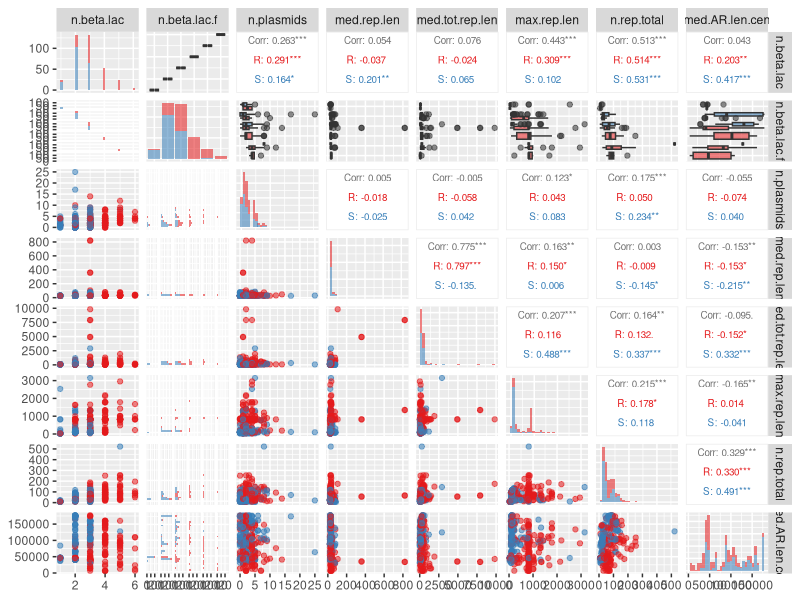
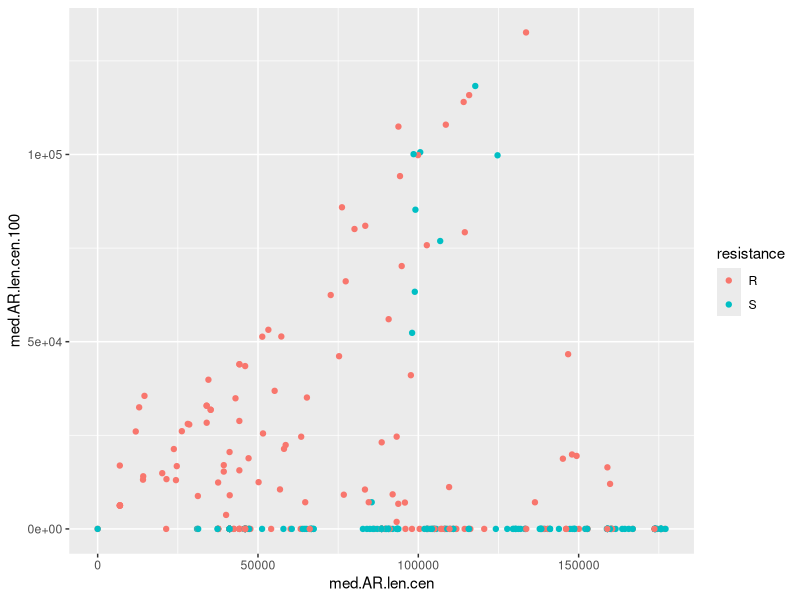
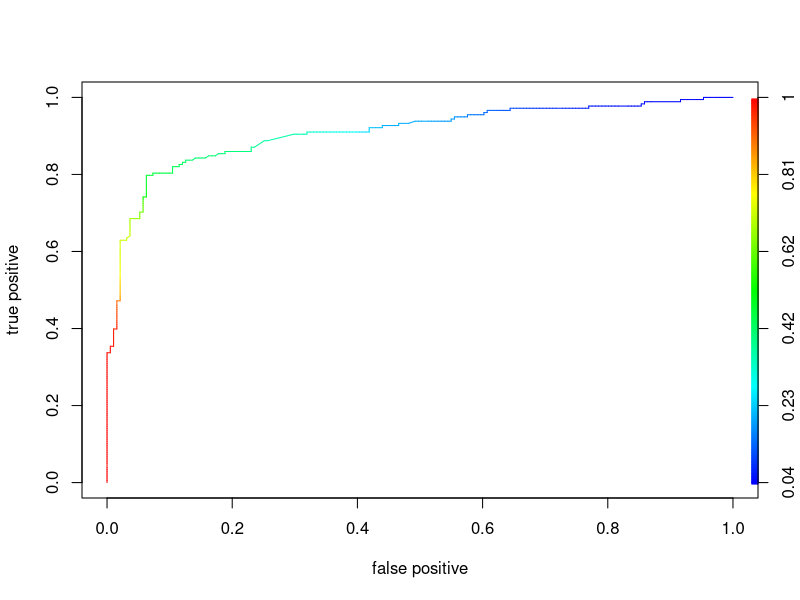

Reproduce these figures in R, in order. (Note: this script raises an error after producing the figures.)
## ---- chunk 1
knitr::opts_chunk$set(fig.width = 10, fig.height = 5, message = F, warning = F)
library(dplyr)
#library(caret)
library(car)
library(ggplot2)
library(GGally)
## ---- chunk 2
feat_amp <- as_tibble(read.csv("tables/features_amp.csv"))
feat_amp <- rename(feat_amp, n.plasmids="n_plasmids") %>% relocate(n.plasmids, .before="n.rep.total")

# create dummy from original taret
feat_amp$resistance_dummy <- ifelse(feat_amp$resistance=="R", 1, 0)
feat_amp <- relocate(feat_amp, resistance_dummy, .before="n.beta.lac")
# BL counts as an ordered factor
feat_amp$n.beta.lac.f <- factor(feat_amp$n.beta.lac, ordered = T, levels = c(1,2,3,4,5,6))
feat_amp <- relocate(feat_amp, n.beta.lac.f, .before="n.plasmids")
# resistance as factor
feat_amp$resistance <- as.factor(feat_amp$resistance)
feat_amp
## ---- chunk 3
feat_selected <- feat_amp %>% select(c(strain, resistance, n.beta.lac, n.beta.lac.f, n.plasmids, med.rep.len, med.tot.rep.len, max.rep.len, n.rep.total, med.AR.len.cen))

summary(feat_selected)
## ---- chunk 4
ggpairs(feat_selected, 
        columns=c(3:10), 
        aes(color=resistance, alpha=0.2, dotsize=0.02), 
        upper = list(continuous = wrap("cor", size = 2.5)),
        diag=list(continuous ="barDiag"))+
  scale_color_brewer(palette = "Set1")+
  scale_fill_brewer(palette = "Set1")
## ---- chunk 5
fit0 <- glm(formula = resistance_dummy ~ 1, data=feat_amp, family = binomial(link="logit"))

summary(fit0)
## ---- chunk 6
fit1a <- lm(formula = resistance_dummy ~ n.beta.lac, data=feat_amp, family = binomial(link="logit"))

summary(fit1a)

## ---- chunk 7
confint(fit1a)
## ---- chunk 8
# n.beta.lac+n.plasmids+med.rep.len+med.tot.rep.len+max.rep.len+n.rep.total+med.AR.len.cen
#prop.R <- (feat_amp %>% filter(resistance=="R") %>% nrow())/nrow(feat_amp)

fit1b <- glm(formula = resistance_dummy ~ n.beta.lac.f, data=feat_amp, family = binomial(link="logit"))

summary(fit1b)

## ---- chunk 9
feat_amp$n.beta.lac.3 <- ifelse(feat_amp$n.beta.lac > 3, 1, 0)
feat_amp <- relocate(feat_amp, n.beta.lac.3, .before="n.plasmids")
## ---- chunk 10
fit1c <- glm(formula = resistance_dummy ~ n.beta.lac.3, data=feat_amp, family = binomial(link="logit"))

summary(fit1c)
## ---- chunk 11
anova(fit0, fit1c, test = "Chisq")
## ---- chunk 12
fit2a <- glm(formula = resistance_dummy ~ n.beta.lac.3 + med.AR.len, data = feat_amp, family = binomial(link = "logit"))

summary(fit2a)
## ---- chunk 13
anova(fit0, fit1c, fit2a, test = "Chisq")
## ---- chunk 14
feat_amp %>% select(resistance_dummy, n.beta.lac.f, med.AR.len.cen) %>% filter(is.na(med.AR.len.cen))
## ---- chunk 15
feat_amp$med.AR.len.cen <- ifelse(is.na(feat_amp$med.AR.len.cen), 0, feat_amp$med.AR.len.cen)
## ---- chunk 16
fit2b <- glm(formula = resistance_dummy ~ n.beta.lac.3 + med.AR.len.cen, data = feat_amp, family = binomial(link = "logit"))

summary(fit2b)
## ---- chunk 17
anova(fit0, fit1c, fit2b, test = "Chisq")
## ---- chunk 18
fit2c <- glm(formula = resistance_dummy ~ n.beta.lac.3 + med.AR.len.100, data = feat_amp, family = binomial(link = "logit"))

anova(fit2b, fit2c)
## ---- chunk 19
fit2d <- glm(formula = resistance_dummy ~ n.beta.lac.3 + med.AR.len.cen.100, data = feat_amp, family = binomial(link = "logit"))

anova(fit2b, fit2d)
## ---- chunk 20
ggplot(feat_amp, aes(med.AR.len.cen, med.AR.len.cen.100))+
  geom_point(aes(color=resistance))

## ---- chunk 21
fit3a <- glm(formula = resistance_dummy ~ n.beta.lac.3 + med.AR.len.cen + max.rep.len, data = feat_amp, family = binomial(link = "logit"))

summary(fit3a)
## ---- chunk 22
anova(fit2b, fit3a, test = "Chisq")
## ---- chunk 23
fit3b <- glm(formula = resistance_dummy ~ n.beta.lac.3 + med.AR.len.cen + max.rep.len.cen, data = feat_amp, family = binomial(link = "logit"))

summary(fit3b)
## ---- chunk 24
anova(fit2b, fit3a, fit3b, test = "Chisq")
## ---- chunk 25
fit4a <- glm(formula = resistance_dummy ~ n.beta.lac.3 + med.AR.len.cen + max.rep.len + n.rep.total, data = feat_amp, family = binomial(link = "logit"))

summary(fit4a)
## ---- chunk 26
anova(fit3a, fit4a, test="Chisq")
## ---- chunk 27
feat_amp$n.rep.tot.cen <- ifelse(is.na(feat_amp$n.rep.tot.cen), 0, feat_amp$n.rep.tot.cen)

fit4b <- glm(formula = resistance_dummy ~ n.beta.lac.3 + med.AR.len.cen + max.rep.len + n.rep.tot.cen, data = feat_amp, family = binomial(link = "logit"))

summary(fit4b)
## ---- chunk 28
anova(fit3a, fit4b, test="Chisq")
## ---- chunk 29
fit5 <- glm(formula = resistance_dummy ~ n.beta.lac.3 + med.AR.len.cen + max.rep.len + n.plasmids, data = feat_amp, family = binomial(link = "logit"))

summary(fit5)
## ---- chunk 30
confint(fit3a)
## ---- chunk 31
require(ROCR)

# predict prob
resistance.prob <- predict(object = fit3a, type = "response")
resistance.pred <- prediction(resistance.prob, feat_amp$resistance_dummy)

# calculate TPR and FPR
resistance.perf <- performance(resistance.pred ,"tpr","fpr")
plot(resistance.perf, colorize=T , xlab='false positive', ylab='true positive')
## ---- chunk 32
precision <- posPredValue(resistance.pred, feat_amp$resistance_dummy, positive="1")
recall <- sensitivity(predictions, y, positive="1")

F1 <- (2 * precision * recall) / (precision + recall)
## ---- chunk 33
auc  <- performance(resistance.pred, measure = "auc")
accuracy <- performance(resistance.pred, measure = "acc")

print(c("AUC", auc@y.values[[1]]))
## ---- chunk 34
plot(accuracy@x.values[[1]], accuracy@y.values[[1]], xlab=accuracy@x.name, ylab=accuracy@y.name)
## ---- chunk 35
perf3  <- performance(resistance.pred, x.measure = "cutoff", measure = "spec")
perf4  <- performance(resistance.pred, x.measure = "cutoff", measure = "sens")
perf5  <- performance(resistance.pred, x.measure = "cutoff", measure = "acc")

plot(perf3, col = "red", lwd =2, xlab='prob', ylab='spec')
plot(add=T, perf4 , col = "steelblue", lwd =2)
plot(add=T, perf5, lwd =2)

legend(x = 0.6,y = 0.3, c("spec", "sens", "acc"), 
       lty = 1, col =c('red', 'steelblue', 'black'), bty = 'n', cex = 1, lwd = 2)
# determine x coordinate manually!
#abline(v= 0.165, lwd = 2, lty=6)
## ---- chunk 36
durbinWatsonTest(fit3a)
## ---- chunk 37
crPlots(fit3a)
## ---- chunk 38
#library(party)

dt <- ctree(resistance ~ n.beta.lac.3 + med.AR.len.cen + max.rep.len, data = feat_amp)

## ---- chunk 39
plot(dt)
## ---- chunk 40
save.image(f="/home/andrei/Data/HeteroR/notebooks/modelling.RData")
